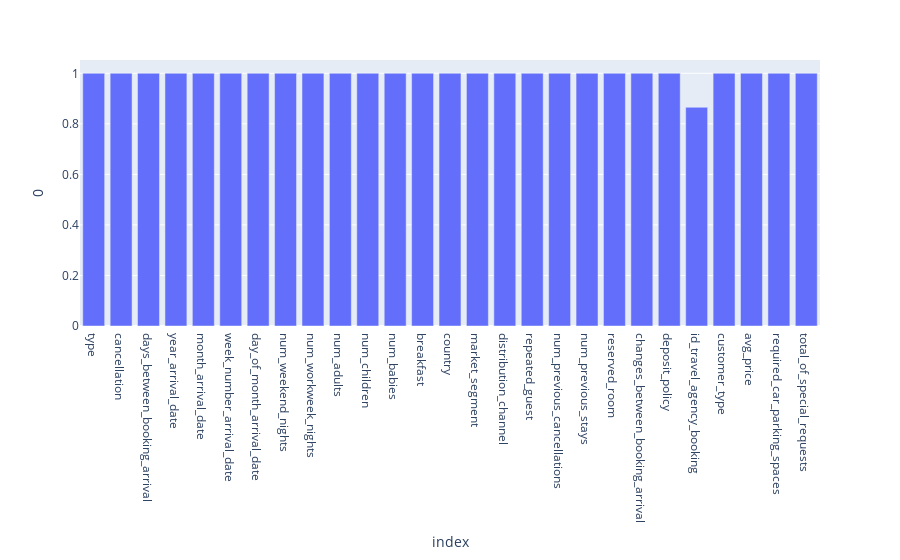

The notebook cell saved with this chart:
### Code cell
nan_df = pd.DataFrame()
values = []


for column in df.columns:
    nan_df[column] = [len(df[column].dropna())/len(df)]

nan_df = nan_df.T
    
fig = px.bar(nan_df, x=nan_df.index, y=0)
fig.show()

### Figure 1 — Plotly figure (JSON) as saved in the notebook; plotly's stock layout.template omitted (floating-point values rounded to 4 significant figures)
{"data": [{"alignmentgroup": "True", "hovertemplate": "index=%{x}<br>0=%{y}<extra></extra>", "legendgroup": "", "marker": {"color": "#636efa", "pattern": {"shape": ""}}, "name": "", "offsetgroup": "", "orientation": "v", "showlegend": false, "textposition": "auto", "type": "bar", "x": ["type", "cancellation", "days_between_booking_arrival", "year_arrival_date", "month_arrival_date", "week_number_arrival_date", "day_of_month_arrival_date", "num_weekend_nights", "num_workweek_nights", "num_adults", "num_children", "num_babies", "breakfast", "country", "market_segment", "distribution_channel", "repeated_guest", "num_previous_cancellations", "num_previous_stays", "reserved_room", "changes_between_booking_arrival", "deposit_policy", "id_travel_agency_booking", "customer_type", "avg_price", "required_car_parking_spaces", "total_of_special_requests"], "xaxis": "x", "y": [1, 1, 1, 1, 1, 1, 1, 1, 1, 1, 1, 1, 1, 1, 1, 1, 1, 1, 1, 1, 1, 1, 0.8654, 1, 1, 1, 1], "yaxis": "y"}], "layout": {"barmode": "relative", "legend": {"tracegroupgap": 0}, "margin": {"t": 60}, "xaxis": {"anchor": "y", "domain": [0, 1], "title": {"text": "index"}}, "yaxis": {"anchor": "x", "domain": [0, 1], "title": {"text": "0"}}}}
